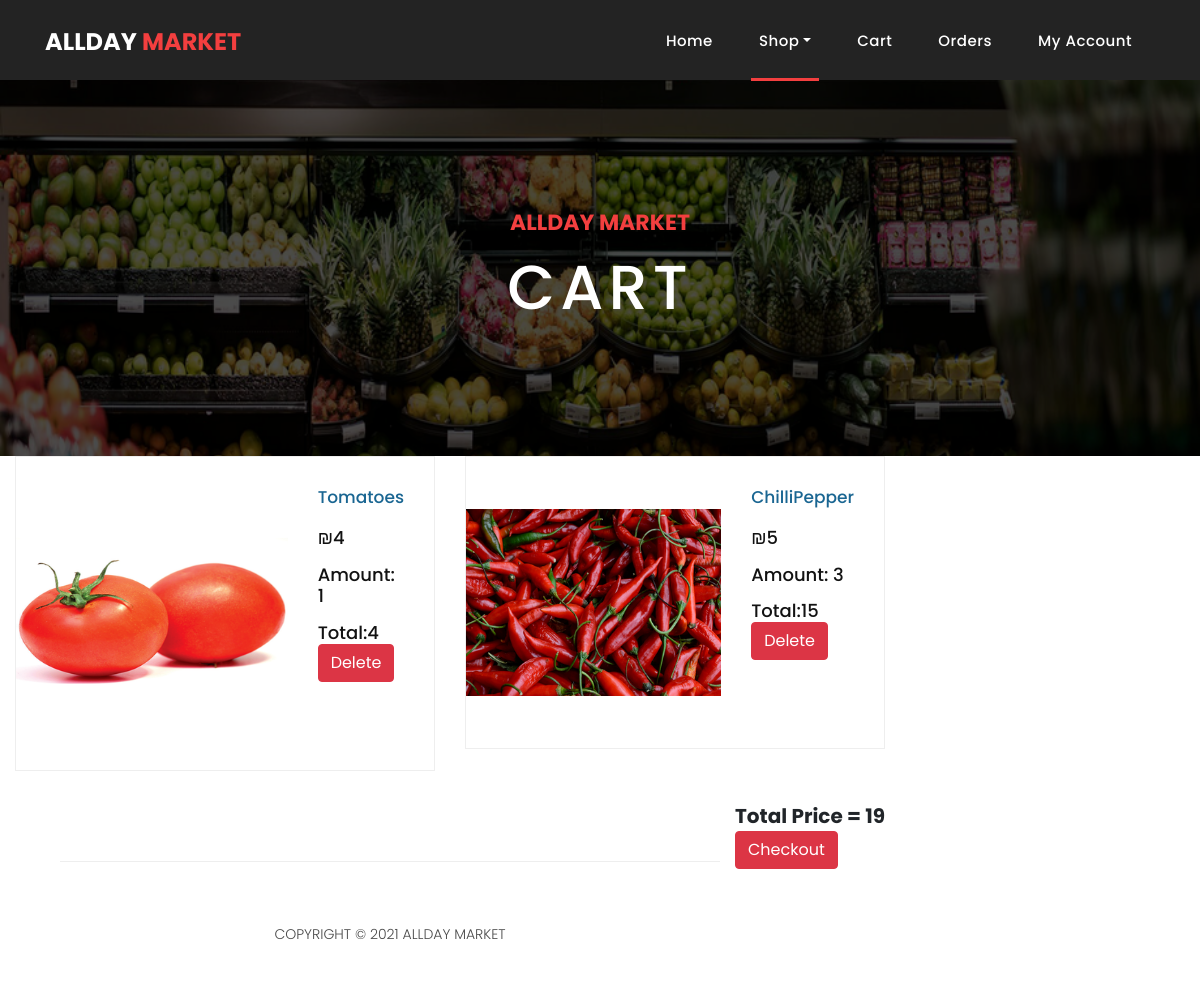
/cart.php (signed in), run on an earlier commit of the app's database.
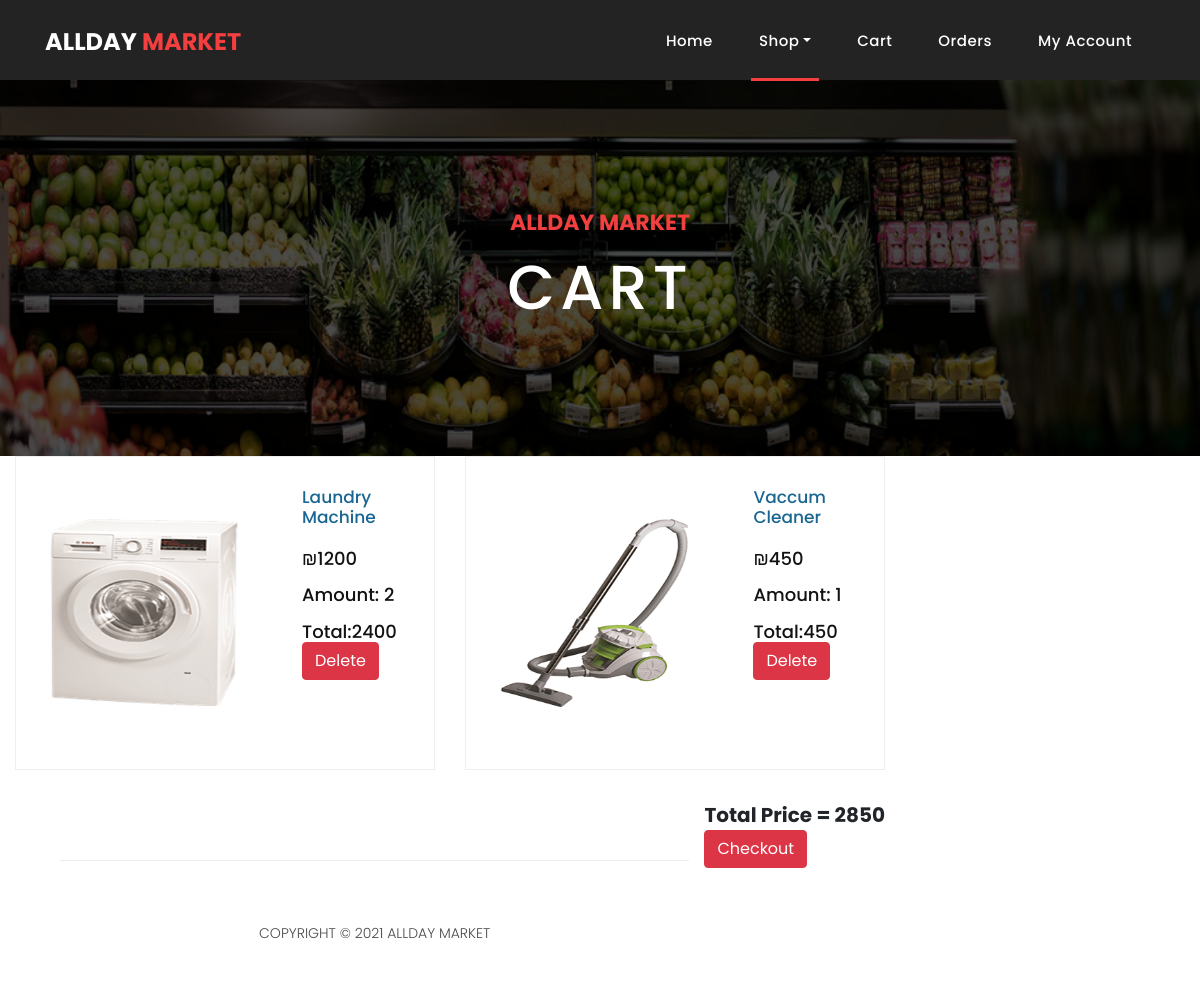
And on a later commit of the database.
### tables this page shows
CREATE TABLE `cart` (
  `id` int(11) NOT NULL,
  `userID` int(11) NOT NULL,
  `name` varchar(256) NOT NULL,
  `price` int(11) NOT NULL,
  `qnt` int(11) NOT NULL,
  `itemBarcode` int(11) NOT NULL,
  `depNum` tinyint(1) NOT NULL,
  `img` varchar(50) DEFAULT NULL
);

### cart.php (the view, shortened to what this page needs)
<!DOCTYPE html>
<html><head>
    <link href="vendor/bootstrap/css/bootstrap.min.css" rel="stylesheet">
    <link rel="stylesheet" href="assets/css/fontawesome.css">
    <link rel="stylesheet" href="assets/css/style.css">
    <link rel="stylesheet" href="assets/css/owl.css"></head>
<body>
    <header class="">
    <?php
            if(isset($_SESSION['email'])){
            	if($_SESSION['email'] === 'admin@allday.com'){
					$basedir = realpath(__DIR__);
            		include($basedir . '/navbars/navadmin.php');
            	}
            	else{
					$basedir = realpath(__DIR__);
            		include($basedir . '/navbars/navuser.php');
            	}
            }
            else{
				$basedir = realpath(__DIR__);
				include($basedir . '/navbars/nav.php');
            }
            ?>
</header>
    <div class="page-heading about-heading header-text" style="background-image: url(assets/images/veghs.png);">
      <div class="container">
        <div class="row">
          <div class="col-md-12">
            <div class="text-content">
              <h4>AllDay Market</h4>
              <h2>Cart</h2>
            </div>
          </div>
        </div>
      </div>
    </div>
 <div class="col-md-9">
  <div class="row">
	<?php
		include 'db.php';
		if(isset($_SESSION['email'])){
			$userID = $_SESSION['id'];
			$sql = "SELECT * FROM cart WHERE userID = ?";
	        $stmt= mysqli_stmt_init($conn);
	        mysqli_stmt_prepare($stmt,$sql);
	        mysqli_stmt_bind_param($stmt,"i",$userID);
	        mysqli_stmt_execute($stmt);
	        $results=mysqli_stmt_get_result($stmt);
	    	$totalPrice = 0;
		  while ($row=mysqli_fetch_assoc($results))
	        {
			echo '		<div class="col-md-6">
                      <div class="product-item">';
					$name = $row['name'];
					$price = $row['price'];
					$qnt = $row['qnt'];
					$img = $row['img'];
					$total=$row['qnt'] * $row['price'];
					$totalPrice += $total;
				echo '<div style="display: flex;align-items:center;">
                        <a href="#"><img src="'.$img.'" alt=""></a>
                       <div class="down-content">
                          <a href="#"><h4>'.$name.'</h4></a>
                          <h6>₪'.$price.'
						  <h6>Amount: '.$qnt.'
						  <h6>Total:'.$total.' <br>
						<form action="deleteCart.php" method="post">
							<input type="hidden" value="'.$name.'" name="delete" />
							<input class="btn btn-danger" value="Delete" type="submit" />
						</form>
                          <br><br>
                        </div>
                      </div>
                    </div>
					';
	        	echo "</div>";
	        }
	    }
?>
	</div>
	<div style="font-family: 'Poppins', sans-serif;font-size: 20px;float: right;font-weight: bold">
		Total Price = <?php echo $totalPrice ?>
		<form action="createOrder.php" method="POST">
		<button class="btn btn-danger" type="submit" name="submit" class="filled-button" class="payBtn">Checkout</button>
		</form>
	</div>
	</div>
    <footer>
      <div class="container">
        <div class="row">
          <div class="col-md-12">
            <div class="inner-content">
             <p>Copyright © 2021 AllDay Market</p>
            </div>
          </div>
        </div>
      </div>
    </footer>
  </body>
</html>

### navbars/navuser.php (shortened to what this page needs)
  <nav class="navbar navbar-expand-lg">
    <div class="container">
      <a class="navbar-brand" href="index.php"><h2>AllDay <em>Market</em></h2></a>
      <div class="collapse navbar-collapse" id="navbarResponsive">
        <ul class="navbar-nav ml-auto">
            <li class="nav-item">
                <a class="nav-link" href="index.php">Home
                </a>
            </li>
                        <li class="nav-item dropdown active">
                <a class="nav-link dropdown-toggle" data-toggle="dropdown" href="#" role="button" aria-haspopup="true" aria-expanded="false">Shop</a>
            </li>
            <li class="nav-item"><a class="nav-link" href="cart.php">Cart</a></li>
            <li class="nav-item"><a class="nav-link" href="orders.php">Orders</a></li>
<li class="nav-item"><a class="nav-link" href="profile.php">My Account</a></li>
        </ul>
      </div>
    </div>
  </nav>

### assets/css/style.css (style rules this page uses)
body { font-family: 'Poppins', sans-serif; overflow-x: hidden; text-rendering: optimizeLegibility; -webkit-font-smoothing: antialiased; -moz-osx-font-smoothing: grayscale; }
p { margin-bottom: 0px; font-size: 14px; font-weight: 300; color: #4a4a4a; line-height: 24px; }
a { text-decoration: none!important; }
ul { padding: 0; margin: 0; list-style: none; }
h1,h2,h3,h4,h5,h6 { margin: 0px; }
.page-heading { padding: 210px 0px 130px 0px; text-align: center; background-position: center center; background-repeat: no-repeat; background-size: cover; }
.page-heading .text-content h4 { color: #f33f3f; font-size: 22px; text-transform: uppercase; font-weight: 700; margin-bottom: 15px; }
.page-heading .text-content h2 { color: #fff; font-size: 62px; text-transform: uppercase; letter-spacing: 5px; }
header { position: absolute; z-index: 99999; width: 100%; height: 80px; background-color: #232323; -webkit-transition: all 0.3s ease-in-out 0s; -moz-transition: all 0.3s ease-in-out 0s; -o-transition: all 0.3s ease-in-out 0s; transition: all 0.3s ease-in-out 0s; }
header .navbar { padding: 17px 0px; }
.navbar .navbar-brand { float: left; margin-top: -12px; outline: none; }
.navbar .navbar-brand h2 { color: #fff; text-transform: uppercase; font-size: 24px; font-weight: 700; -webkit-transition: all .3s ease 0s; -moz-transition: all .3s ease 0s; -o-transition: all .3s ease 0s; transition: all .3s ease 0s; }
.navbar .navbar-brand h2 em { font-style: normal; color: #f33f3f; }
#navbarResponsive { z-index: 999; }
.navbar-collapse { text-align: center; }
.navbar .navbar-nav .nav-item { margin: 0px 15px; }
.navbar .navbar-nav a.nav-link { text-transform: capitalize; font-size: 15px; font-weight: 500; letter-spacing: 0.5px; color: #fff; transition: all 0.5s; margin-top: 5px; }
.navbar .navbar-nav .nav-link:hover, .navbar .navbar-nav .active>.nav-link, .navbar .navbar-nav .nav-link.active, .navbar .navbar-nav .nav-link.show, .navbar .navbar-nav .show>.nav-link { color: #fff; padding-bottom: 25px; border-bottom: 3px solid #f33f3f; }
.product-item { border: 1px solid #eee; margin-bottom: 30px; }
.product-item .down-content { padding: 30px; position: relative; }
.product-item img { width: 100%; overflow: hidden; }
.product-item .down-content h4 { font-size: 17px; color: #1a6692; margin-bottom: 20px; }
.product-item .down-content h6 { font-size: 18px; margin-bottom: 15px; color: #121212; }
footer { text-align: center; }
footer .inner-content { border-top: 1px solid #eee; margin-top: 60px; padding: 60px 0px; }
footer .inner-content p { text-transform: uppercase; }
.page-heading { position:relative; }
.page-heading:before { content:''; position:absolute; top:0; left:0; bottom:0; right:0; background-color:rgba(0,0,0,.7); }
.page-heading .container { position:relative; z-index: 2; }

What changed in the data, as far as the page shows it:
removed cart: img (picture), name "Tomatoes", price "4", qnt "1"
removed cart: img (picture), name "ChilliPepper", price "5", qnt "3", total "15"
added cart: img (picture), name "Laundry Machine", price "1200", qnt "2", total "2400"
added cart: img (picture), name "Vaccum Cleaner", price "450", qnt "1"
Also different on the page:
$totalPrice: "19" → "2850"
